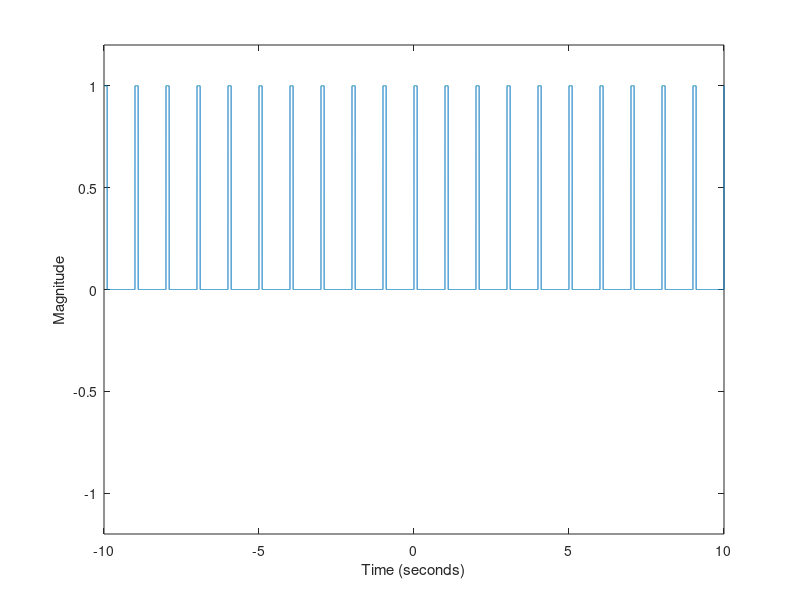
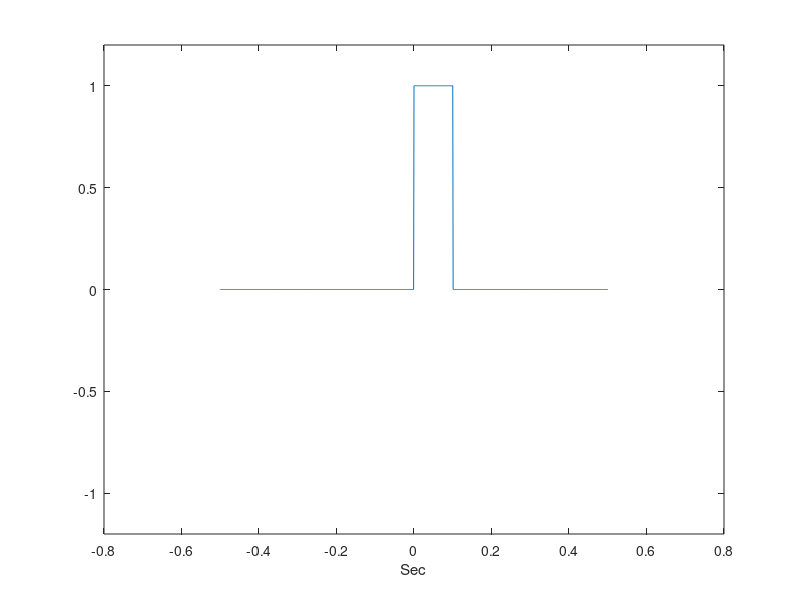
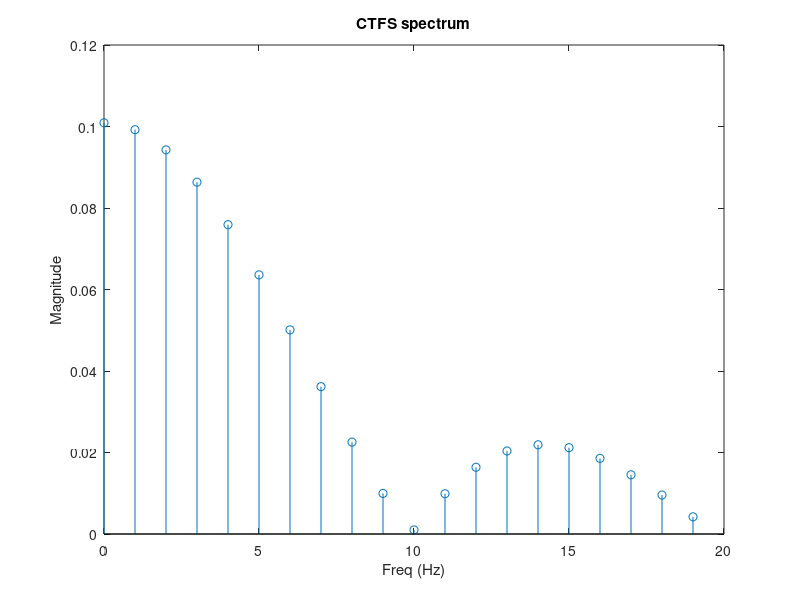

These figures' MATLAB source, in order:
close all;
clear all;
clc;

% Lab 7
% Time freq characterstics using CTFS

% CTFS ===> continuous time periodic signal
% Time domain properties of signal: Time period and pulse width
% Freq domain properties of signal: Spectral density and lobe width
% relationship btw these properites

% spectral spacing is inversely proportional of time period 
% lobe width is inversely proportional to the impluse of signal

% generating a square wave 
Ts = 0.001; % sampling time
t = -10:Ts:10; % cont time period
Tp = 1; % Time period
tau = 0.1; %pulse width or duty cycle ylim([-1.2 1.2]);
x = (1+square(2*pi*t/Tp, tau*100))/2; % 1 is the dc offset
plot(t, x)
xlabel("Time (seconds)");
ylabel("Magnitude")
ylim([-1.2 1.2]);
pause; % press any key to resume program excution

% extract a portion from this signal equal to its period
one_portion = find(t== -Tp/2) : find(t==Tp/2);
x_port = x(one_portion); % used as basis function or single cycle of the signal (as x(t) in integral)
figure;
plot(t(one_portion), x_port);
xlabel("Sec");
ylim([-1.2 1.2]);
pause

Fo = 1/Tp;

% computing CTFS coef
% using CTFS formula
for k = 1:20
    B = exp(-j*2*pi*(k-1)*Fo.*(-Tp/2:Ts:Tp/2)); %using k-1 for value of Co (c not) with integral limits applied
    C(k) = sum(x_port.*B)/length(x_port)*Tp; %taking integral of basis func*B
end

% Original freq values
kFo = Fo*0:k-1;
figure;
stem(kFo, abs(C));
title("CTFS spectrum");
xlabel("Freq (Hz)")
ylabel("Magnitude")

